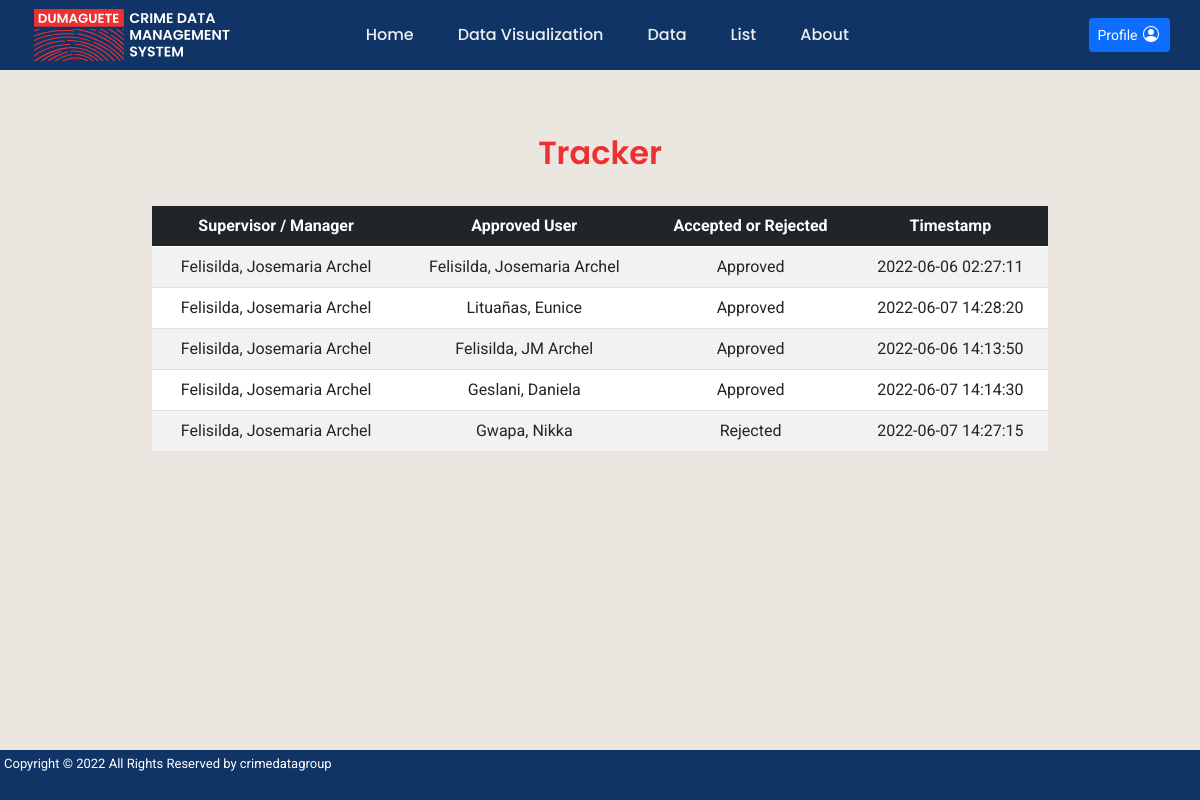
The app's page /tracker.php (signed in) with its own data.
### tables this page shows
CREATE TABLE `user` (
  `user_id` int(11) NOT NULL,
  `email` varchar(100) NOT NULL,
  `password` varchar(100) DEFAULT NULL,
  `first_name` varchar(100) NOT NULL,
  `last_name` varchar(100) NOT NULL,
  `position` varchar(100) NOT NULL,
  `create_timestamp` timestamp NULL DEFAULT current_timestamp(),
  `update_timestamp` timestamp NULL DEFAULT NULL,
  `approve_reject_timestamp` timestamp NULL DEFAULT NULL,
  `supervisor_accept_reject` int(11) DEFAULT NULL,
  `approval` int(11) DEFAULT 0,
  `image_name` varchar(100) DEFAULT 'profile.png',
  `code` int(11) DEFAULT 0
);

CREATE TABLE `approval_table` (
  `approval_id` int(1) NOT NULL,
  `approval_name` varchar(10) NOT NULL
);

### tracker.php (the view, shortened to what this page needs)
<!DOCTYPE html>
<head>
	<link href="https://cdn.jsdelivr.net/npm/bootstrap@5.0.2/dist/css/bootstrap.min.css" rel="stylesheet">
	<link rel="stylesheet" href="https://cdn.jsdelivr.net/npm/bootstrap-icons@1.8.1/font/bootstrap-icons.css">
    <link rel="stylesheet" href="style.css">
</head>
<?php include("header.php"); ?>
<body>
	<div class="col-md-9" style="margin:auto;">
		<h3 class="text-center">Tracker</h3><br>
        <table class="table table-striped" style="text-align: center; background-color: white">
          <thead class="thead-dark">
            <tr class="table-dark">
              <th>Supervisor / Manager</th>
              <th>Approved User</th>
              <th>Accepted or Rejected</th>
              <th>Timestamp</th>
            </tr>
          </thead>
          <tbody>
            <?php
            $res=mysqli_query($conn,'SELECT CONCAT(s.last_name,", ", s.first_name) AS supervisor, CONCAT(u.last_name,", ", u.first_name) AS username, a.approval_name ,u.approve_reject_timestamp
            FROM user u JOIN user s ON s.user_id=u.supervisor_accept_reject JOIN approval_table a ON a.approval_id=u.approval;');
            while ($row=mysqli_fetch_array($res))
            {
              echo "<tr>";
              echo "<td>"; echo ucwords($row["supervisor"]);  echo "</td>";
              echo "<td>"; echo ucwords($row["username"]);  echo "</td>";
              echo "<td>"; echo $row["approval_name"];  echo "</td>";
              echo "<td>"; echo $row["approve_reject_timestamp"];  echo "</td>";
              echo "</tr>";
            }
            ?>
          </tbody>
        </table>
    </div>
</body>
<?php include("footer.php"); ?>
</html>

### header.php (shortened to what this page needs)
<header>
	<a href="main.php"><img class="logo" src="img/logo5.svg" style="width: 200px;" alt="logo"></a>
	<nav style="padding-right:140px;">
		<ul class="nav__links">
			<li><a href="main">Home</a></li>
			<li><a href="visualization">Data Visualization</a></li>
			<li><a href="data">Data</a></li>
			<li><a href="list">List</a></li>
			<li><a href="about">About</a></li>
		</ul>
	</nav>
    <button onclick="location.href ='profile';" type="button" class="btn btn-primary position-relative btn-sm" id="but">
		Profile <i class="bi bi-person-circle" style="font-size: 1rem; color: white;"></i>
	</button>
</header>

### footer.php
<footer>
    <p>Copyright &copy; 2022 All Rights Reserved by crimedatagroup</p>
</footer>

### style.css (style rules this page uses)
body { background-size: cover; background-repeat: no-repeat; overflow: auto; flex-grow: 1; margin: 0; padding: 0; background-color: rgb(235, 231, 224); }
* { font-family: 'Roboto', sans-serif; margin:0; padding:2px; outline: #1b1e2a; border: grey; text-decoration: none; }
h3 { font-family: 'Poppins', sans-serif; font-size:2em; font-weight:600; color: #ED3030; }
header { position: fixed; z-index: 12; top: 0px; left: 0px; right: 0px; display: flex; justify-content: space-between; align-items: center; padding: 0px 30px; height: 70px; background-color: #0F3465; }
footer { position: fixed; bottom: 0px; left: 0px; right: 0px; height: 50px; font-size:13px; background-color: #0F3465; color:white; }
.nav__links { list-style: none; display: flex; }
.nav__links a { font-weight: 500; color: #edf0f1; text-decoration: none; }
.nav__links li { padding: 25px 20px 10px 20px; }
.nav__links li a { font-family: 'Poppins', sans-serif; transition: all 0.3s ease 0s; }

### records on screen
user: supervisor "Felisilda, Josemaria Archel", username "Felisilda, Josemaria Archel", approval_table.approval_name "Approved", approve_reject_timestamp "2022-06-06 02:27:11"
user: supervisor "Felisilda, Josemaria Archel", username "Lituañas, Eunice", approval_table.approval_name "Approved", approve_reject_timestamp "2022-06-07 14:28:20"
user: supervisor "Felisilda, Josemaria Archel", username "Felisilda, JM Archel", approval_table.approval_name "Approved", approve_reject_timestamp "2022-06-06 14:13:50"
user: supervisor "Felisilda, Josemaria Archel", username "Geslani, Daniela", approval_table.approval_name "Approved", approve_reject_timestamp "2022-06-07 14:14:30"
user: supervisor "Felisilda, Josemaria Archel", username "Gwapa, Nikka", approval_table.approval_name "Rejected", approve_reject_timestamp "2022-06-07 14:27:15"
